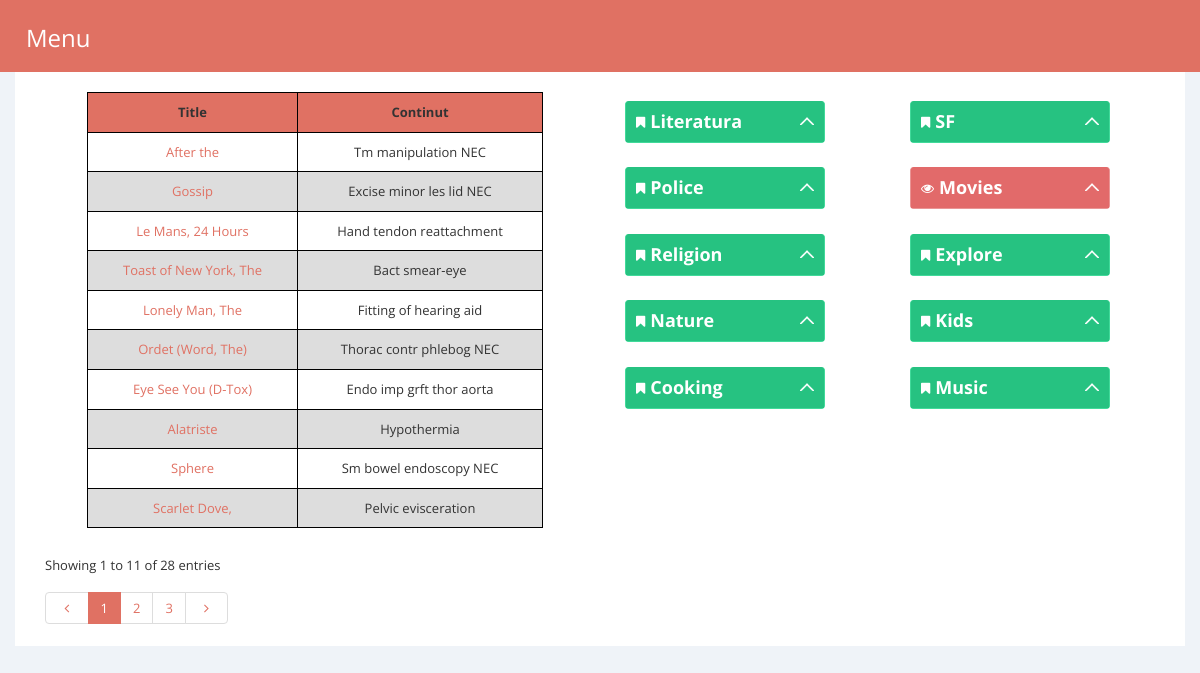
Page /index.php?action=CategoryController_displayCategories&id=4 on the committed database.
### tables this page shows
CREATE TABLE `articole` (
  `id` int(11) NOT NULL,
  `titlu` varchar(30) NOT NULL,
  `continut` text NOT NULL,
  `imagine` text NOT NULL,
  `visible` tinyint(1) NOT NULL DEFAULT '0'
);

CREATE TABLE `categorii` (
  `id` int(11) NOT NULL,
  `nume` varchar(60) NOT NULL,
  `descriere` text NOT NULL
);

### components/Views/View.php (called while the page is built)
<?php
class View
{
    private $components;
    public function __construct()
    {
        $this->components = array();
    }
    public function assign($key, $val)
    {
        $this->components[$key] = $val;
    }
    public function __get($key)
    {
        return $this->components[$key];
    }
    public function show($template)
    {
        include "templates/" . $template;
    }
}

### components/Controller/CategoryController.php (called while the page is built, shortened)
<?php
class CategoryController extends BaseController
{
    private $categoryServ;
    public function __construct()
    {
        $this->categoryServ = new CategoryService();
        return parent::__construct();
    }
    public function displayCategories($data)
    {
        $this->view->assign("id", $data["id"]);
        $this->view->assign("categorii", $this->categoryServ->selectAll());
        $this->view->show("categorii.php");
    }
}

### index.php (called while the page is built, shortened)
<?php
$app = new Application();
$app->run();
?>

### components/Repository/ArticleRepository.php (called while the page is built, shortened)
<?php
require_once "BaseRepository.php";
class ArticleRepository extends BaseRepository
{
    public function __construct(Database $db)
    {
        return parent::__construct($db);
    }
}

### components/Service/ArticleService.php (called while the page is built, shortened)
<?php
include_once "components/Repository/ArticleRepository.php";
include_once "BaseService.php";
class ArticleService extends BaseService
{
    public function __construct()
    {
        return parent::__construct(new ArticleRepository($_SESSION["db"]));
    }
    public function getArticlesNumberOfRows($id)
    {
        $sqlQuery = " SELECT COUNT(*) FROM articole INNER JOIN articol2categorii ON articole.id = articol2categorii.idArticol where articol2categorii.idCategorie = " . $id;
        return $this->repo->getCustomOne($sqlQuery);
    }
    public function getArticlesPerPage($id, $offset, $rowsperpage)
    {
        $sqlQuery = " SELECT articole.* FROM articole INNER JOIN articol2categorii ON articole.id = articol2categorii.idArticol where articol2categorii.idCategorie = " . $id . " LIMIT $offset, $rowsperpage";
        return $this->repo->customSelect($sqlQuery);
    }
}

### components/Service/BaseService.php (called while the page is built, shortened)
<?php
require_once "utils/db.php";
require_once "components/Repository/BaseRepository.php";
abstract class BaseService
{
    public $repo;
    public function __construct($repo)
    {
        $this->repo = $repo;
    }
    public function selectAll()
    {
        return $this->repo->selectAll();
    }
}

### components/Repository/BaseRepository.php (called while the page is built, shortened)
<?php
class BaseRepository
{
    private $db;
    protected $table;
    public function __construct(Database $db)
    {
        $this->db = $db;
    }
    public function selectAll()
    {
        $sqlQuery = "SELECT * FROM " . $this->table;
        return $this->db->getAll($sqlQuery);
    }
    public function customSelect($sqlQuery)
    {
        return $this->db->getAll($sqlQuery);
    }
    public function getCustomOne($sqlQuery)
    {
        return $this->db->getOne($sqlQuery);
    }
}

### utils/db.php (called while the page is built, shortened)
<?php
class Database
{
    private $conn;
    private $servername;
    private $username;
    private $password;
    private $dbname;
    public function __construct($servername, $username, $password, $dbname)
    {
        $this->servername = $servername;
        $this->username = $username;
        $this->password = $password;
        $this->dbname = $dbname;
    }
    private function connectToDb()
    {
        $this->conn = new mysqli($this->servername, $this->username, $this->password, $this->dbname);
    }
    public function getAll($sqlQuery)
    {
        $result = mysqli_query($this->conn, $sqlQuery);
        $queryResult = array();
        if ($result->num_rows > 0) {
            while ($row = $result->fetch_assoc()) {
                $queryResult[] = $row;
            }
        }
        return $queryResult;
    }
    public function getOne($sqlQuery)
    {
        $result = $this->conn->query($sqlQuery);
        $res = $result->fetch_assoc();
        return reset($res);
    }
}

### templates/categorii.php (the view, shortened to what this page needs)
<!DOCTYPE html>
<html lang="en">
<head>
    <link rel="stylesheet" type="text/css" href="css/dataTables.bootstrap.css"/>
    <link href="css/components-rounded.css" id="style_components" rel="stylesheet" type="text/css">
    <link href="css/plugins.css" rel="stylesheet" type="text/css">
    <link rel="stylesheet" type="text/css" href="css/select2.css"/>
    <link rel="stylesheet" type="text/css" href="css/dataTables.scroller.min.css"/>
    <link rel="stylesheet" type="text/css" href="css/dataTables.colReorder.min.css"/>
    <link rel="stylesheet" type="text/css" href="css/dataTables.bootstrap-rtl.css"/>
    <link rel="stylesheet" type="text/css" href="css/style.css"/>
</head>
<body>
<?php
include_once "header.php";
$artServ = new ArticleService();
echo '<div class="col-sm-6">';
echo '<div class="row">';
$numrows = $artServ->getArticlesNumberOfRows($this->id);
$rowsperpage = 10;
$totalpages = ceil($numrows / $rowsperpage);
if (isset($_GET['currentpage']) && is_numeric($_GET['currentpage'])) {
    $currentpage = (int)$_GET['currentpage'];
} else {
    $currentpage = 1;
}
$offset = ($currentpage - 1) * $rowsperpage;
$result = $artServ->getArticlesPerPage($this->id, $offset, $rowsperpage);
echo '<table>';
echo '<thead> <tr> <th>Title</th><th colspan="2">Continut</th></tr></thead>';
echo '<tbody>';
foreach ($result as $row) {
    echo '<tr><td>' . '<a href="index.php?action=ArticleController_displayArticle&id=' . $row["id"] . '" >' . $row["titlu"] . '</a>' . '</td><td>' . $row["continut"] . '</td></tr>';
}
echo '</tbody>';
echo '</table>';
$range = 3;
$prevpage = '';
$nextpage = '';
if ($currentpage != $totalpages) {
    $nextpage = $currentpage + 1;
}
echo "</div>";
echo '<div class="row">';
$currVal = ($currentpage - 1) * 10 + 1;
$currVal2 = $currVal + 10;
echo '<div class="col-sm-10" id="table-info"><div class="dataTables_info" id="sample_2_info" role="status" aria-live="polite">Showing ' . $currVal . ' to ' . $currVal2 . ' of ' . $numrows . ' entries</div></div>';
echo "<div class=\"col\">
    <div class=\"dataTables_paginate paging_simple_numbers\" id=\"sample_2_paginate\">
        <ul class=\"pagination\">
           <li class=\"paginate_button previous \" aria-controls=\"sample_1\" tabindex=\"0\" id=\"sample_1_previous\">" . '<a href="index.php?action=CategoryController_displayCategories&id=' . $this->id . '&currentpage=' . $prevpage . '">' .
    " <i class=\"fa fa-angle-left\"></i></a></li>";
for ($x = ($currentpage - $range); $x < (($currentpage + $range) + 1); $x++) {
    if (($x > 0) && ($x <= $totalpages)) {
        if ($x == $currentpage) {
            echo '<li class="paginate_button active" aria-controls="sample_1" tabindex="' . $x . '">';
            echo "<a href='#'>" . $x . "</a>";
            echo '</li>';
        } else {
            echo '<li class="paginate_button" aria-controls="sample_1" tabindex="' . $x . '">';
            echo " <a href='index.php?action=CategoryController_displayCategories&id=$this->id&currentpage=$x'>$x</a> ";
            echo '</li>';
        }
    }
}
echo "<li class=\"paginate_button next\" aria-controls=\"sample_1\" tabindex=\"0\" id=\"sample_1_next\">";
echo " <a href='index.php?action=CategoryController_displayCategories&id=$this->id&currentpage=$nextpage'>";
echo "<i class=\"fa fa-angle-right\"></i></a></li>";
echo "</ul></div></div>";
echo '</div>';
echo '</div>';
echo '<div class="col-sm-6">';
echo "<br>";
echo '<div class="row">';
$i = 0;
foreach ($this->categorii as $cat) {
    echo "<div class=\"col-sm-6 \">";
    if ($this->id != $cat["id"]) {
        echo '<div class="portlet box green-jungle">';
        echo " <div class=\"portlet-title\">
                <div class=\"caption\">
                    <i class=\"fa fa-bookmark\"></i>";
    } else {
        echo '<div class="portlet box red-sunglo">';
        echo " <div class=\"portlet-title\">
                <div class=\"caption\">
                    <i class=\"fa fa-eye\"></i>";
    }
    echo '<a class="cat-link" href="index.php?action=CategoryController_displayCategories&id=' . $cat["id"] . '" >' . ucfirst($cat["nume"]) . '</a>';
    echo "    </div>
                <div class=\"tools\">
                    <a href=\"javascript:;\" class=\"expand\">
                    </a>
                </div>
            </div>
            <div class=\"portlet-body display-hide\">
                <div class=\"scroller\" style=\"height:200px\" data-always-visible=\"1\" data-rail-visible=\"1\"
                     data-rail-color=\"blue\" data-handle-color=\"red\">";
    echo '</div>
            </div>
        </div>
    </div>';
    $i++;
    if ($i % 2 == 0) {
        echo '</div>';
        echo '<div class="row">';
    }
}
echo '</div>';
echo '</div>';
?>
</body>
</html>

### css/style.css (style rules this page uses)
body { background-color: #eff3f8; overflow-x: hidden; }
.box { border: 2px solid black; min-width: 200px; display: inline-block; padding: 15px; margin: 10px; }
table, th, td { border: 1px solid black; text-align: center; padding: 10px !important; }
table { width: 80%; margin-inside: 1px; border-collapse: collapse; direction: ltr; margin: 20px auto; table-layout: auto; }
th { background: #e07163; }
tr:nth-child(2n+2) { background: #ddd; }
.pagination { padding: 15px; width: 12%; margin: auto; }
.cat-link { color: white; font-weight: bold; }
.pagination { direction: ltr; }
.pagination > li { display: inline-block; }
.pagination > .active > a, .pagination > .active > a:focus, .pagination > .active > a:hover, .pagination > .active > span, .pagination > .active > span:focus, .pagination > .active > span:hover { z-index: 2; color: #fff; cursor: default; background-color: #337ab7; border-color: #337ab7; }
#table-info { direction: ltr; }
.pagination > li > a { color: #e07163; }
a { color: #e07163; }
.pagination > .active > a, .pagination > .active > a:focus, .pagination > .active > a:hover, .pagination > .active > span, .pagination > .active > span:focus, .pagination > .active > span:hover { z-index: 2; color: #fff; cursor: default; background-color: #e07163; border-color: #e07163; }
.paginate_button { display: inline-block; }
.pagination > li { display: inline-block !important; }

### css/default.css (style rules this page uses)
body { background-color: #3D4A53; }

### rows in the picture
articole: titlu "After the", continut "Tm manipulation NEC"
articole: titlu "Gossip", continut "Excise minor les lid NEC"
articole: titlu "Le Mans, 24 Hours", continut "Hand tendon reattachment"
articole: titlu "Toast of New York, The", continut "Bact smear-eye"
articole: titlu "Lonely Man, The", continut "Fitting of hearing aid"
articole: titlu "Ordet (Word, The)", continut "Thorac contr phlebog NEC"
articole: titlu "Eye See You (D-Tox)", continut "Endo imp grft thor aorta"
articole: titlu "Alatriste", continut "Hypothermia"
articole: titlu "Sphere", continut "Sm bowel endoscopy NEC"
articole: titlu "Scarlet Dove,", continut "Pelvic evisceration"
categorii: nume "Literatura"
categorii: nume "SF"
categorii: nume "Police"
categorii: nume "Movies"
categorii: nume "Religion"
categorii: nume "Explore"
categorii: nume "Nature"
categorii: nume "Kids"
categorii: nume "Cooking"
categorii: nume "Music"

### other values in the picture
$currVal "1"
$currVal2 "11"
$numrows "28"
